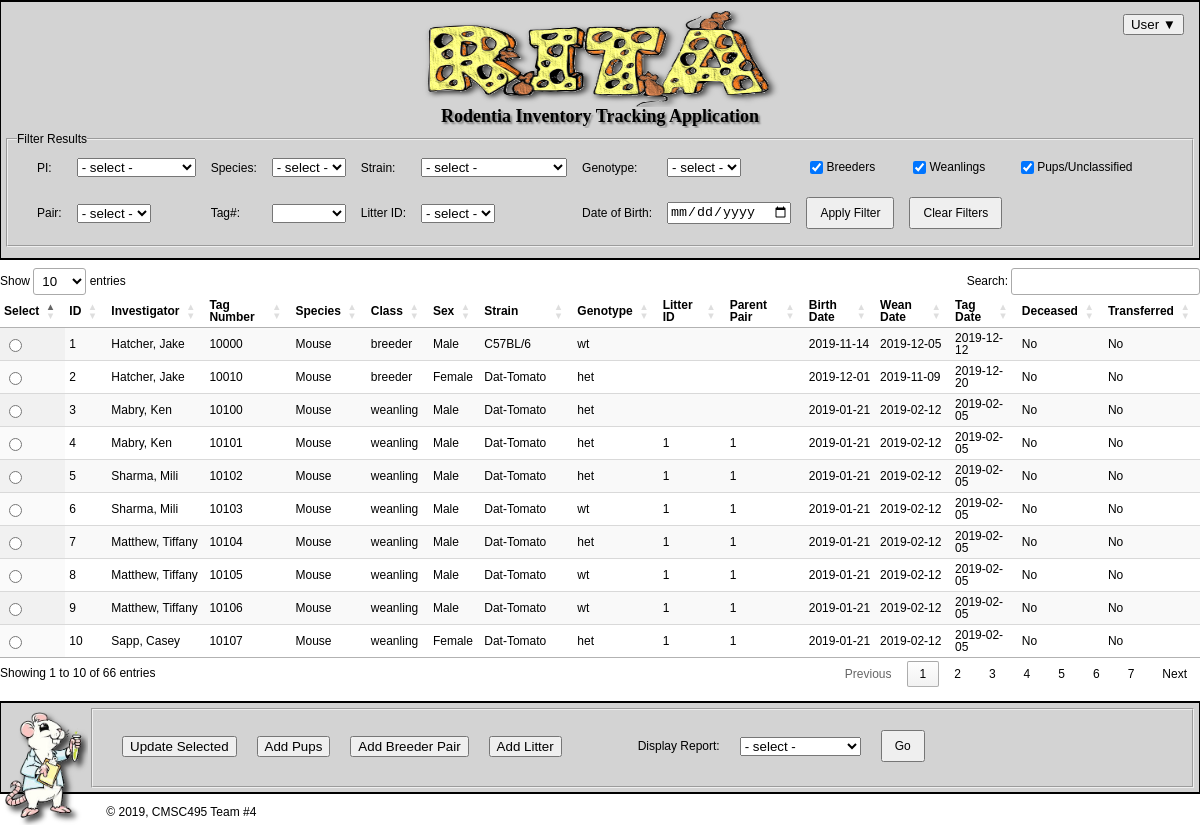
The app's page /mainpage.php with its own data.
### tables this page shows
CREATE TABLE IF NOT EXISTS `user` (
  `username` varchar(64) NOT NULL,
  `email` varchar(255) DEFAULT NULL,
  `password` varchar(512) NOT NULL,
  `create_time` timestamp NULL DEFAULT CURRENT_TIMESTAMP,
  `last_name` varchar(45) DEFAULT NULL,
  `first_name` varchar(45) DEFAULT NULL,
  `user_role` varchar(45) DEFAULT NULL,
  PRIMARY KEY (`username`),
  UNIQUE KEY `username_UNIQUE` (`username`)
);

CREATE TABLE IF NOT EXISTS `litters` (
  `id` int(11) NOT NULL AUTO_INCREMENT,
  `litterID` int(11) DEFAULT NULL,
  `animalID_pup` int(11) DEFAULT NULL,
  `breedingPair` int(11) DEFAULT NULL,
  PRIMARY KEY (`id`),
  UNIQUE KEY `id_UNIQUE` (`id`),
  KEY `animalID_idx` (`animalID_pup`),
  KEY `breedingPair_idx` (`breedingPair`)
);

### lib/functions.php (the view, shortened to what this page needs)
<?php
function getDropDown($fieldName, $tableName, $previousValue)
{
    $returnArray = null;
    $extra = "";
    require $_SERVER['DOCUMENT_ROOT'] . "/lib/dbconfig.php";
    $pdo = new PDO("mysql:host=$host;dbname=$dbname", $username, $password);
    $query = "SELECT DISTINCT " . $fieldName . " FROM " . $tableName . " ORDER BY " . $fieldName . " ASC";
    $result = $pdo->query($query);
    $result->setFetchMode(PDO::FETCH_ASSOC);
    $i = 0;
    $j = 0;
    $alreadyFound = array();
    while ($row = $result->fetch(PDO::FETCH_ASSOC)) {
        if (! empty($row)) {
            $returnArray[$i] = $row;
            $i ++;
            $skipRest = "false";
        } else {
            echo "<option value=\"none\">No records avail</option>\n";
            $skipRest = "true";
        }
    }
    if ($skipRest != "true") {
        if (! empty($previousValue)) {
            echo "<option name=\"" . $fieldName . "\"value=\"\" >- select -</option>\n";
        } else {
            echo "<option name=\"" . $fieldName . "\"value=\"\" selected>- select -</option>\n";
        }
        foreach ($returnArray as $row) {
            foreach ($row as $key => $val) {
                if ($val == $previousValue) {
                    $extra = "selected";
                }
                if (! in_array($val, $alreadyFound)) {
                    if ($key == $fieldName) {
                        echo "<option name=\"" . $fieldName . "\" value=\"" . htmlspecialchars($val) . "\" " . $extra . ">" . htmlspecialchars($val) . "</option>\n";
                    } else {
                        echo "<option value=\"none\">No records avail</option>\n";
                    }
                }
                $alreadyFound[$j] = $val;
                $j ++;
                $extra = "";
            }
        }
    }
}
function getInvestigators($last_pi_name)
{
    require $_SERVER['DOCUMENT_ROOT'] . "/lib/dbconfig.php";
    $pdo = new PDO("mysql:host=$host;dbname=$dbname", $username, $password);
    $query = "SELECT DISTINCT * FROM user WHERE user_role='Investigator' ORDER BY last_name ASC";
    $result = $pdo->query($query);
    $result->setFetchMode(PDO::FETCH_ASSOC);
    while ($row = $result->fetch(PDO::FETCH_ASSOC)) {
        if (! empty($row)) {
            $skipRest = "false";
        } else {
            echo "<option value=\"pi_name\" selected>No Investigators</option>\n";
            $skipRest = "true";
        }
    }
    if ($skipRest != "true") {
        if (! empty($last_pi_name)) {
            echo "<option name=\"pi_name\" value=\"\">- select -</option>\n";
        } else {
            echo "<option name=\"pi_name\" value=\"\" selected>- select -</option>\n";
        }
    }
}
function displayAnimalTable()
{
    $displayAll = TRUE;
    $options = [
        PDO::ATTR_EMULATE_PREPARES => false,
        PDO::ATTR_ERRMODE => PDO::ERRMODE_EXCEPTION,
        PDO::ATTR_DEFAULT_FETCH_MODE => PDO::FETCH_ASSOC
    ];
    require $_SERVER['DOCUMENT_ROOT'] . "/lib/dbconfig.php";
    $pdo = new PDO("mysql:host=$host;dbname=$dbname", $username, $password, $options);
    echo "<div id=\"animalTable\" class=\"maintable\">\n";
    echo "<form>\n";
    echo "<table id=\"maintable\" class=\"display compact\">\n";
    echo "<thead>";
    echo "<tr>
    		<th>Select</th> <th>ID</th> <th>Investigator</th> <th>Tag Number</th>
    		<th>Species</th> <th>Class</th> <th>Sex</th> <th>Strain</th> <th>Genotype</th>
    		<th>Litter ID</th> <th>Parent Pair</th> <th>Birth Date</th> <th>Wean Date</th>
    		<th>Tag Date</th> <th>Deceased</th> <th>Transferred</th>
    	  </tr>\n";
    echo "</thead>
	<tbody>";
    if ($displayAll) {
        $query1 = "SELECT * FROM `filtered_return`";
        $result = $pdo->query($query1);
        $result->setFetchMode(PDO::FETCH_ASSOC);
        while ($row = $result->fetch(PDO::FETCH_ASSOC)) {
            if (! empty($row)) {
                $animalID = $row["animalID"];
                $tagNumber = $row["tagNumber"];
                $sex = $row["sex"];
                $strain = $row["strain_name"];
                $species = $row["species_name"];
                $classification = $row["classification"];
                $genotype = $row["genotype"];
                $birth_date = $row["birth_date"];
                $wean_date = $row["wean_date"];
                $tag_date = $row["tag_date"];
                $deceased = $row["deceased"];
                $transferred = $row["transferred"];
                if ($deceased == 1) {
                    $strDeceased = "Yes";
                } else {
                    $strDeceased = "No";
                }
                if ($transferred == 1) {
                    $strTransferred = "Yes";
                } else {
                    $strTransferred = "No";
                }
                $query2 = "SELECT PI_username, PI_strain_ID FROM PI_assigned_animals WHERE PI_animalID=" . $animalID;
                $result2 = $pdo->query($query2);
                $result2->setFetchMode(PDO::FETCH_ASSOC);
                $row2 = $result2->fetch(PDO::FETCH_ASSOC);
                $responsible_PI = $row2["PI_username"];
                if (!empty($responsible_PI)) {
					$query3 = "SELECT first_name, last_name FROM user WHERE username='" . $responsible_PI . "'";
					$result3 = $pdo->query($query3);
					$result3->setFetchMode(PDO::FETCH_ASSOC);
					$row3 = $result3->fetch(PDO::FETCH_ASSOC);
					$firstName = $row3["first_name"];
					$lastName = $row3["last_name"] . ", ";
                }
                else {
					$lastName = "Unassigned";
					$firstName = "";
                }
                $query5 = "SELECT litterID, breedingPair FROM litters WHERE animalID_pup=" . $animalID;
                $result5 = $pdo->query($query5);
                $result5->setFetchMode(PDO::FETCH_ASSOC);
                $row5 = $result5->fetch(PDO::FETCH_ASSOC);
                $litterID = $row5["litterID"];
                $parentPair = $row5["breedingPair"];
                echo "<tr>\n";
                echo "<td><input type=\"radio\" name=\"rowselect\" value=\"" . htmlspecialchars($animalID) . "\"></td>\n";
                echo "<td>" . $animalID . "</td>\n";
                echo "<td>" . $lastName . $firstName . "</td>\n";
                echo "<td>" . $tagNumber . "</td>\n";
                echo "<td>" . $species . "</td>\n";
                echo "<td>" . $classification . "</td>\n";
                echo "<td>" . $sex . "</td>\n";
                echo "<td>" . $strain . "</td>\n";
                echo "<td>" . $genotype . "</td\n>";
                echo "<td>" . $litterID . "</td>\n";
                echo "<td>" . $parentPair . "</td>\n";
                echo "<td>" . $birth_date . "</td>\n";
                echo "<td>" . $wean_date . "</td>\n";
                echo "<td>" . $tag_date . "</td>\n";
                echo "<td>" . $strDeceased . "</td>\n";
                echo "<td>" . $strTransferred . "</td>\n";
                echo "</tr>\n";
            }
        }
    }
    echo "</tbody></table>\n";
    echo "</form>\n";
    echo "</div>";
}
?>

### mainpage.php (shortened to what this page needs)
<!DOCTYPE html PUBLIC "-//W3C//DTD XHTML 1.0 Strict//EN"
                      "http://www.w3.org/TR/xhtml1/DTD/xhtml1-strict.dtd">
<?php
if (isset($_POST['pi_name'])) {
    $last_pi_name = $_POST['pi_name'];
} else {
    $last_pi_name = "";
}
if (isset($_POST['species_name'])) {
    $species_name = $_POST['species_name'];
} else {
    $species_name = "";
}
if (isset($_POST['birth_date'])) {
    $dob = " value=" . "\"" . $_POST['birth_date'] . "\"";
} else {
    $dob = " placeholder=\"mm/dd/yyyy\"";
}
if (isset($_POST['filter'])) {
    if ($_POST['breeder'] == "on") {
        $breederChecked="checked";
    }
    else {
        $breederChecked="";
    }
    if ($_POST['weanling'] == "on") {
        $weanlingChecked="checked";
    }
    else {
        $weanlingChecked="";
    }
    if ($_POST['pup'] == "on") {
        $pupChecked="checked";
    }
    else {
        $pupChecked="";
    }
}
else {
    $breederChecked="checked";
    $weanlingChecked="checked";
    $pupChecked="checked";
}
?>
<html lang="en" xml:lang="en" xmlns="http://www.w3.org/1999/xhtml"
	dir="ltr">
<head>
<link rel="stylesheet" type="text/css" href="css/mainPageStyle.css">
<link rel="stylesheet" type="text/css" href="css/userDropdown.css">
	<link rel="stylesheet" type="text/css"
		href="https://cdn.datatables.net/1.10.18/css/jquery.dataTables.css" />
	<link rel="stylesheet" type="text/css"
		href="https://cdn.datatables.net/buttons/1.5.6/css/buttons.dataTables.css" />
	<link rel="stylesheet" type="text/css"
		href="https://cdn.datatables.net/fixedheader/3.1.4/css/fixedHeader.dataTables.css" />
	<link rel="stylesheet" type="text/css"
		href="https://cdn.datatables.net/responsive/2.2.2/css/responsive.dataTables.css" />
	<link rel="stylesheet" type="text/css"
		href="https://cdn.datatables.net/scroller/2.0.0/css/scroller.dataTables.css" />
	<link rel="stylesheet" type="text/css"
		href="https://cdn.datatables.net/select/1.3.0/css/select.dataTables.css" />
</head>
<?php
require $_SERVER['DOCUMENT_ROOT'] . "/lib/functions.php";
?>
<header>
<div class="logo">
	<img class="ritalogo" src="img/ritalogo-1.png" height="97" width="360">
	<h2 class="maintitle">Rodentia Inventory Tracking Application</h2>
	<div class="dropdown">
			<button class="dropbtn">User &#9660</button>
		</div>
</div>
<div>
	<form action="<?php $_SERVER['REQUEST_URI']?>" method="POST">
		<fieldset>
			<legend>Filter Results</legend>
			<table>
				<tr>
					<td>PI:</td>
					<td><select name="pi_name">
        		<?php getInvestigators($last_pi_name); ?>
            </select></td>
					<td>Species:</td>
					<td><select name="species_name">
              <?php getDropDown("species_name", "animals", $species_name); ?>
            </select></td>
					<td>Strain:</td>
					<td><select name="strain_name">
            </select></td>
            <td>Genotype:</td>
					<td><select name="genotype_name">
			</select></td>
				    <td>
                    <input type="checkbox" name="breeder" <?php echo $breederChecked; ?>>Breeders </td>
					<td>
					<input type="checkbox" name="weanling" <?php echo $weanlingChecked; ?>>Weanlings </td>
					<td>
					<input type="checkbox" name="pup" <?php echo $pupChecked; ?>>Pups/Unclassified </td>
				</tr>
				<tr>
					<td>Pair:</td>
					<td><select name="pairID">
			</select></td>
					<td>Tag#:</td>
					<td><select name="tagNumber">
          	  <?php getDropDown("tagNumber", "animals", $tagNumber); ?>
			</select></td>
					<td>Litter ID:</td>
					<td><select name="litterID">
			</select></td>
					<td>Date of Birth:</td>
					<td><input type="date" name="birth_date" <?php echo $dob; ?> > </td>
					<td class="filter-button"><button class="action" type="submit"
							name="filter" value="submitted">Apply Filter</button></td>
					<td class="filter-button"><button class="action" type="submit"
							name="clear" value="submitted">Clear Filters</button></td>
				</tr>
			</table>
		</fieldset>
	</form>
</div>
</header>
<body>
<?php displayAnimalTable() ?>
</body>
<footer> <img align="left" class="mouselogo" src="img/mouse-1.png"
	height="117" width="87">
	<form>
		<fieldset>
			<div class="div-footer">
				<table class="tb-footer">
					<tr class="tr-footer">
						<td class="td-footer"><button class="update" type="submit"
								name="updateEntry">Update Selected</button></td>
						<td class="td-footer"><button class="update" type="submit"
								name="addPup">Add Pups</button></td>
						<td class="td-footer"><button class="update" type="submit"
								name="addBreeder">Add Breeder Pair</button></td>
						<td class="td-footer"><button class="update" type="submit"
								name="addBreeder">Add Litter</button></td>
						<td id="this is an empty cell for spacing">&emsp;&emsp;&emsp;</td>
						<td>Display Report:</td>
						<td><select>
								<option value="survival" selected>- select -</option>
						</select></td>
						<td><button class="action" type="submit" name="goReport">Go</button></td>
					</tr>
				</table>
			</div>
		</fieldset>
	</form></footer>
<br>&emsp; © 2019, CMSC495 Team #4</br>
</html>

### css/mainPageStyle.css (style rules this page uses)
html, body, span, object, iframe, h1, h2, h3, h4, h5, h6, p, blockquote, pre, abbr, address, cite, code, del, dfn, em, img, ins, kbd, q, samp, small, strong, sub, sup, var, b, i, dl, dt, dd, ol, ul, li, form, label, legend, caption, article, aside, canvas, details, figcaption, figure, footer, header, hgroup, menu, nav, section, summary, time, mark, audio, video { margin:0; padding:0; border:0; outline:0; font-size:12px; vertical-align:baseline; background:transparent; font-style: normal; font-family: Verdana, Arial; }
div.logo { overflow-y: hidden; overflow-x: hidden; height: 126px; }
div.maintable { padding-top: 8px; padding-bottom: 14px; }
h2.maintitle { text-align: center; font-family: "Avant Garde", Verdana; font-size: 18px; text-shadow: 2px 2px 2px gray; }
tr { font-style: normal; font-family: Verdana, Arial; font-size: 12px; }
body { line-height:1; }
article,aside,details,figcaption,figure, footer,header,hgroup,menu,nav,section { display:block; }
table { border-collapse:collapse; border-spacing:0; }
td { padding:10px; }
input, select { vertical-align:middle; }
header { background-color: lightgrey; border-top: 2px solid black; border-bottom: 2px solid black; border-left: 1px solid black; border-right: 1px solid black; height: 250px; padding-bottom: 6px; }
header div table { margin-left: 10px; margin-right: 10px; width: auto; height: auto; }
header div table td { padding-right: 5px; }
header fieldset { display: block; margin-left: 5px; margin-right: 5px; margin-top: 5px; padding-top: 0.25em; padding-bottom: 0.525em; padding-left: 0.75em; padding-right: 0.75em; border: 2px groove (internal value); }
button.action { vertical-align: middle; line-height: 20px; padding-top: 4px; padding-bottom: 4px; padding-left: 12px; padding-right: 12px; font-size: 12px; }
footer { background-color: lightgrey; border-top: 2px solid black; border-bottom: 2px solid black; border-left: 1px solid black; border-right: 1px solid black; height: auto; padding-bottom: 4px; }
footer div table { margin-top: 6px; margin-bottom: 6px; margin-left: 10px; margin-right: 10px; padding-bottom: 6px; vertical-align: middle !important; width: auto; height: auto; }
footer fieldset { display: block; margin-left: 5px; margin-right: 5px; margin-top: 5px; padding-top: 0.35em; padding-bottom: 0.625em; padding-left: 0.75em; padding-right: 0.75em; border: 2px groove (internal value); }
div.div-footer { vertical-align: middle; }
table.tb-footer { vertical-align: middle!important; }
tr.tr-footer { vertical-align: middle; }
td.filter-button { text-align: right; }
img.mouselogo { padding-top: 5px; padding-right: 3px; vertical-align: middle; }
img.ritalogo { display: block; margin-left: auto; margin-right: auto; padding-top: 8px;: padding-right: 8px;: vertical-align: middle; }

### css/userDropdown.css (style rules this page uses)
.dropdown { overflow: hidden; text-align: right; padding: 14px 16px; background-color: inherit; position: absolute; top: 0; right: 0; }

### records on screen
user: last_name "Hatcher,", first_name "Jake"
user: last_name "Mabry,", first_name "Ken"
litters: litterID "1", breedingPair "1"
user: last_name "Sharma,", first_name "Mili"
litters: litterID "1", breedingPair "1"
litters: litterID "1", breedingPair "1"
user: last_name "Matthew,", first_name "Tiffany"
litters: litterID "1", breedingPair "1"
litters: litterID "1", breedingPair "1"
litters: litterID "1", breedingPair "1"
user: last_name "Sapp,", first_name "Casey"
litters: litterID "1", breedingPair "1"

### other values on screen
$animalID "1"
$tagNumber "10000"
$species "Mouse"
$classification "breeder"
$sex "Male"
$strain "C57BL/6"
$genotype "wt"
$birth_date "2019-11-14"
$wean_date "2019-12-05"
$tag_date "2019-12-12"
$strDeceased "No"
$strTransferred "No"
$animalID "2"
$tagNumber "10010"
$sex "Female"
